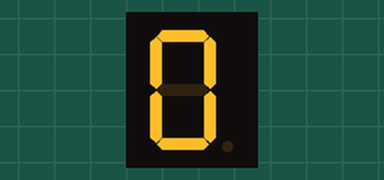
Recording of a sketch running on a simulated Arduino Uno, built with avr-gcc and run on an emulated ATmega328P. On the bench: 1-digit seven-segment display. Wiring (inferred from the names in the program): 1-digit 7-segment display, segments lit when HIGH: segments A0, A1, pin 2, pin 3, pin 4, pin 5, pin 6. The segment pins are drawn as the display they are named for.

Above: at 0.1 s.
At 1.1 s:
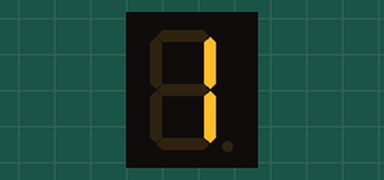
At 2.1 s:
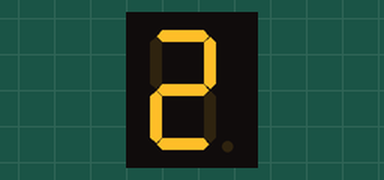
At 5.1 s:
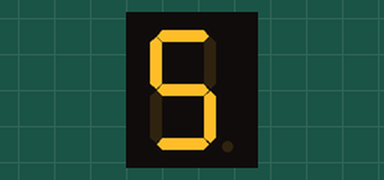
At 7.1 s:
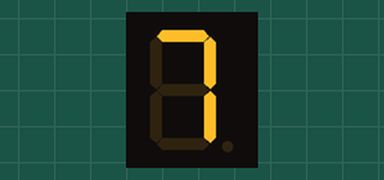
At 10.1 s:
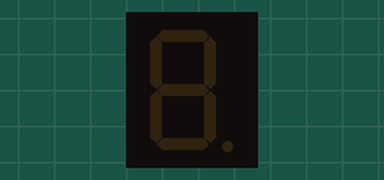

Measured:
- by itself, everything shown: repeats every 12.0 s, in 20 steps
- what the display in image 1 shows lasts 1.0 s, from 1.0 s to 2.0 s
- what the display in image 5 shows lasts 2.0 s, from 10.0 s to 12.0 s

The sketch:

Numerador_Display.ino
```cpp
int a = A0;
int b = A1;
int c = 2;
int d = 3;
int e = 4;
int f = 5;
int g = 6;
int s7 = 7;
int s6 = 8;
int s5 = 9;
int s4 = 10;
int s3 = 11;
int s2 = 12;
int s1 = 13;
int cont = 0;


void setup() {
    pinMode(a, OUTPUT); // Setea el PIN como salida
    pinMode(b, OUTPUT);
    pinMode(c, OUTPUT);
    pinMode(d, OUTPUT);
    pinMode(e, OUTPUT);
    pinMode(f, OUTPUT);
    pinMode(g, OUTPUT);
    pinMode(s1, INPUT);
    pinMode(s2, INPUT);
    pinMode(s3, INPUT);
    pinMode(s4, INPUT);
    pinMode(s5, INPUT);
    pinMode(s6, INPUT);
    pinMode(s7, INPUT);
}

void loop() {

    /*if(digitalRead(s1)){
      NumberDisplay(1);
    }else{
      limpiar();
    }

    if(digitalRead(s2)){
      NumberDisplay(2);
    }else{
      limpiar();
    }

    if(digitalRead(s3)){
      NumberDisplay(3);
    }else{
      limpiar();
    }

    if(digitalRead(s4)){
      NumberDisplay(4);
    }else{
      limpiar();
    }

    if(digitalRead(s5)){
      NumberDisplay(5);
    }else{
      limpiar();
    }

    if(digitalRead(s6)){
      NumberDisplay(6);
    }else{
      limpiar();
    }

    if(digitalRead(s7)){
      NumberDisplay(7);
    }else{
      limpiar();
    }*/

    if (cont <= 10){
      NumberDisplay(cont);
      cont++;
    }else{
      cont = 0;
    }

  delay(1000);
  limpiar();

}

void limpiar(){
    digitalWrite(a, LOW);
    digitalWrite(b, LOW);
    digitalWrite(c, LOW);
    digitalWrite(d, LOW);
    digitalWrite(e, LOW);
    digitalWrite(f, LOW);
    digitalWrite(g, LOW);
}

void NumberDisplay(int number){
  switch(number){
    case 1:
    digitalWrite(c, HIGH);
    digitalWrite(b, HIGH);
    break;

    case 2:
    digitalWrite(a, HIGH);
    digitalWrite(b, HIGH);
    digitalWrite(d, HIGH);
    digitalWrite(e, HIGH);
    digitalWrite(g, HIGH);
    break;

    case 3:
    digitalWrite(a, HIGH);
    digitalWrite(b, HIGH);
    digitalWrite(c, HIGH);
    digitalWrite(d, HIGH);
    digitalWrite(g, HIGH);
    break;

    case 4:
    digitalWrite(b, HIGH);
    digitalWrite(c, HIGH);
    digitalWrite(f, HIGH);
    digitalWrite(g, HIGH);
    break;

    case 5:
    digitalWrite(a, HIGH);
    digitalWrite(c, HIGH);
    digitalWrite(d, HIGH);
    digitalWrite(f, HIGH);
    digitalWrite(g, HIGH);
    break;

    case 6:
    digitalWrite(a, HIGH);
    digitalWrite(c, HIGH);
    digitalWrite(d, HIGH);
    digitalWrite(e, HIGH);
    digitalWrite(f, HIGH);
    digitalWrite(g, HIGH);
    break;

    case 7:
    digitalWrite(a, HIGH);
    digitalWrite(b, HIGH);
    digitalWrite(c, HIGH);
    break;

    case 8:
    digitalWrite(a, HIGH);
    digitalWrite(b, HIGH);
    digitalWrite(c, HIGH);
    digitalWrite(d, HIGH);
    digitalWrite(e, HIGH);
    digitalWrite(f, HIGH);
    digitalWrite(g, HIGH);
    break;

    case 9:
    digitalWrite(a, HIGH);
    digitalWrite(b, HIGH);
    digitalWrite(c, HIGH);
    digitalWrite(f, HIGH);
    digitalWrite(g, HIGH);
    break;

    case 0:
    digitalWrite(a, HIGH);
    digitalWrite(b, HIGH);
    digitalWrite(c, HIGH);
    digitalWrite(d, HIGH);
    digitalWrite(e, HIGH);
    digitalWrite(f, HIGH);
    break;
  }
}
```
